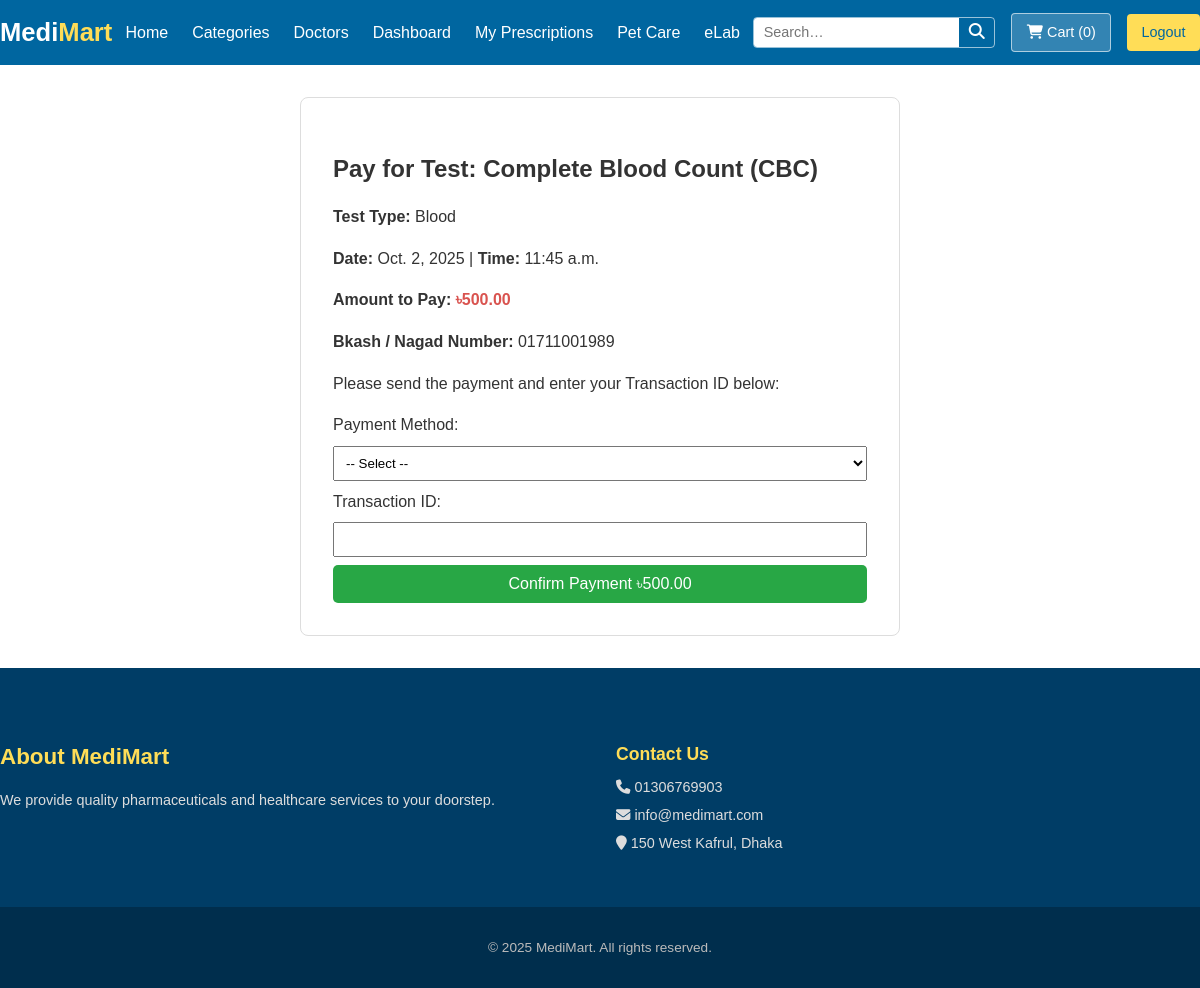
Screenshot of /elab/pay/7/ (signed in) with the database file from the repository.
### main/models.py (models this page shows, shortened)
class eLabSchedule(models.Model):
    TEST_TYPE_CHOICES = [
        ('Blood', 'Blood'),
        ('Urine', 'Urine'),
        ('Pathology', 'Pathology'),
    ]
    PAYMENT_METHOD_CHOICES = [
        ('bkash', 'bKash'),
        ('nagad', 'Nagad'),
    ]
    user = models.ForeignKey(User, on_delete=models.CASCADE)
    test_type = models.CharField(max_length=100, choices=TEST_TYPE_CHOICES)
    test_name = models.CharField(max_length=100)
    test_price = models.DecimalField(max_digits=8, decimal_places=2, default=0)
    preferred_date = models.DateField()
    preferred_time = models.TimeField()
    address = models.CharField(max_length=255)
    phone = models.CharField(max_length=50)
    created_at = models.DateTimeField(auto_now_add=True)
    report_file = models.FileField(upload_to='elab_reports/', null=True, blank=True)
    report_verified = models.BooleanField(default=False)
    is_paid = models.BooleanField(default=False)
    payment_method = models.CharField(max_length=20, choices=PAYMENT_METHOD_CHOICES, blank=True, null=True)
    transaction_id = models.CharField(max_length=100, blank=True, null=True)
    class Meta:
        ordering = ['-created_at']

### main/views.py (the view, shortened to what this page needs)
# urls.py: path("elab/pay/<int:test_id>/", views.pay_elab, name="pay_elab"),
@login_required
def pay_elab(request, test_id):
    test = get_object_or_404(eLabSchedule, id=test_id, user=request.user)
    return render(request, "main/pay_elab.html", {"test": test})

### main/context_processors.py (called while the page is built)
def cart_count(request):
    if request.user.is_authenticated:
        cart = Cart.objects.filter(user=request.user).first()
        count = cart.items.count() if cart and hasattr(cart, 'items') else 0
    else:
        cart_session = request.session.get('cart', {})
        count = sum(cart_session.values()) if isinstance(cart_session, dict) else 0
    return {'cart_count': count}

def user_group_flags(request):
    user = getattr(request, 'user', None)
    is_doctor = False
    is_patient = False
    is_staff = False
    if user and user.is_authenticated:
        is_staff = user.is_staff
        try:
            is_doctor = hasattr(user, 'doctor_profile') or user.groups.filter(name='Doctors').exists()
        except:
            is_doctor = False
        is_patient = not is_doctor
    return {
        'is_doctor': is_doctor,
        'is_patient': is_patient,
        'is_staff': is_staff,
    }

### main/templates/main/pay_elab.html (shortened to what this page needs)
{% extends "main/base.html" %}
{% block content %}
<section class="container" style="max-width:600px; margin:2rem auto; padding:2rem; border:1px solid #ddd; border-radius:8px;">
  <h2 style="margin-bottom:1rem;">Pay for Test: {{ test.test_name }}</h2>
  <p><strong>Test Type:</strong> {{ test.test_type }}</p>
  <p><strong>Date:</strong> {{ test.preferred_date }} | <strong>Time:</strong> {{ test.preferred_time }}</p>
  <p><strong>Amount to Pay:</strong> <span style="color:#d9534f; font-weight:bold;">৳{{ test.test_price }}</span></p>
  {% if test.is_paid %}
      <p style="color:green; font-weight:bold; margin-top:1rem;">✅ Payment Completed</p>
      <p><strong>Payment Method:</strong> {{ test.payment_method }}</p>
      <p><strong>Transaction ID:</strong> {{ test.transaction_id }}</p>
  {% else %}
      <p><strong>Bkash / Nagad Number:</strong> 01711001989</p>
      <p>Please send the payment and enter your Transaction ID below:</p>
      <form method="post" style="margin-top:1rem;">
        <label for="payment_method">Payment Method:</label><br>
        <select name="payment_method" id="payment_method" required style="width:100%; padding:8px; margin:8px 0;">
          <option value="">-- Select --</option>
        </select><br>
        <label for="transaction_id">Transaction ID:</label><br>
        <input type="text" name="transaction_id" id="transaction_id" required style="width:100%; padding:8px; margin:8px 0;"><br>
        <button type="submit" style="width:100%; padding:10px; background:#28a745; color:white; border:none; border-radius:5px; font-size:16px;">
          Confirm Payment ৳{{ test.test_price }}
        </button>
      </form>
  {% endif %}
</section>
{% endblock %}

### main/static/main/css/style.css (style rules this page uses)
*, *::before, *::after { box-sizing: border-box; }
body { margin: 0; font-family: Arial, sans-serif; line-height: 1.6; color: #333; background-color: #ffffff; }
.container { max-width: 1200px; margin: 0 auto; padding: 0 0; }

### rows the page displays
eLabSchedule: test_name "Complete Blood Count (CBC)", test_type "Blood", preferred_date "Oct. 2, 2025", preferred_time "11:45 a.m.", test_price "500.00"

### other values shown
{{ cart_count|default:0 }} "0"
